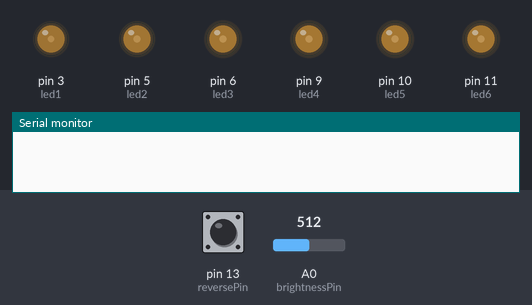
The sketch below on a simulated Arduino Uno, built with avr-gcc and run on an emulated ATmega328P. On the bench: output pins drawn as LEDs (lit = HIGH), the last lines printed to the serial monitor. Dashed ring = blinking. Inputs (shaded band) come from the test bench; at power-on: A0 (brightnessPin) = 512, pin 13 (reversePin) HIGH.

Above: at 1.29 s.
1.3 s: A0 (brightnessPin) set to 0
At 1.6 s:
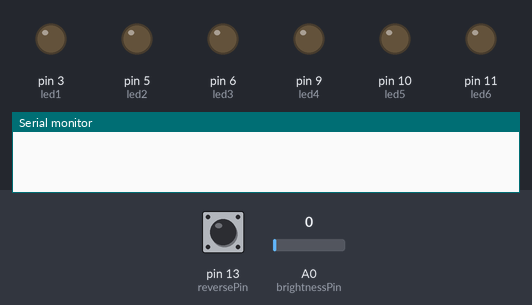
2.8 s: A0 (brightnessPin) set to 14
4.3 s: A0 (brightnessPin) set to 18
At 4.49 s:
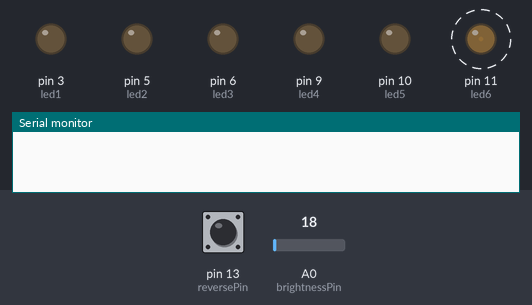
At 5.07 s:
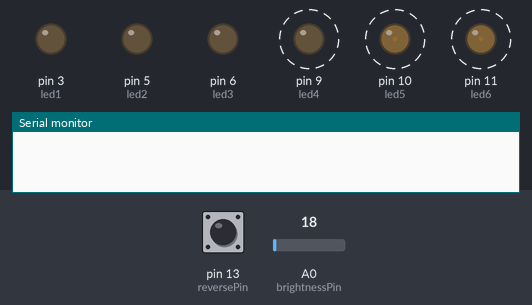
7.3 s: pin 13 (reversePin) pulled LOW for 0.15 s
At 7.75 s:
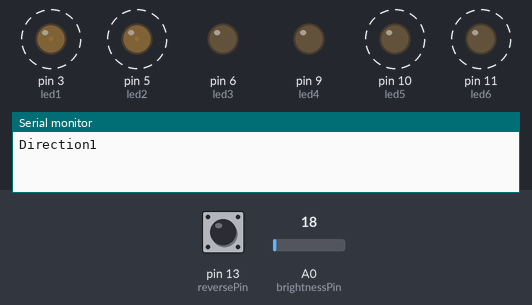
10.3 s: pin 13 (reversePin) pulled LOW for 1 s
13.3 s: pin 13 (reversePin) pulled LOW for 3.2 s
Timing chart, 0 to 67.0 s (numbered marks = the images above; inputs shaded):
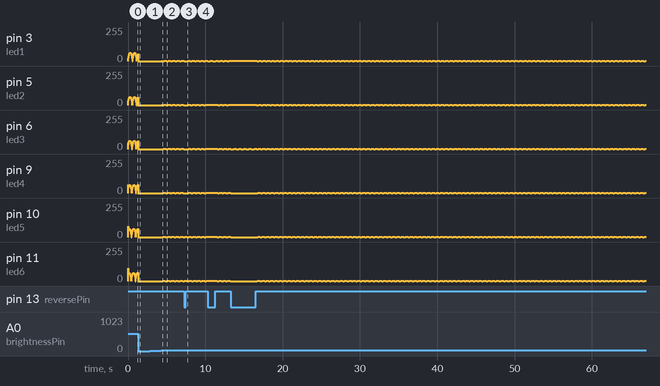

Measured:
- the behaviour switches between 16 and 17 on A0 (brightnessPin) (found by bisection; images 1 and 2)
- after the input at 2.8 s, every drawn part: stays the same
- after the input at 4.3 s, pin 3 (led1), pin 5 (led2): 0/255 → 1/255 at once, then repeats every 0.56 s: 0/255 0.19 s, 1/255 0.37 s

The sketch:

mexican_wave_led_controlled_by_pot_and_button.ino
```cpp
/*
 Fade

 This example shows how to fade an LED on pin 9
 using the analogWrite() function.

 The analogWrite() function uses PWM, so if
 you want to change the pin you're using, be
 sure to use another PWM capable pin. On most
 Arduino, the PWM pins are identified with
 a "~" sign, like ~3, ~5, ~6, ~9, ~10 and ~11.

 */

int led1 = 3;
int led2 = 5;
int led3 = 6;
int led4 = 9;
int led5 = 10;
int led6 = 11;// the PWM pin the LED is attached to
int brightness = 0;    // how bright the LED is
int fadeAmount = 5;    // how many points to fade the LED by
int reversePin = 13;
int brightnessPin = 0;
bool direction = 0;
int angle = 0;
int angleStep = 10;
const int NUM_LED = 6;
int led[NUM_LED];

// the setup routine runs once when you press reset:
void setup() {
  // declare pin 9 to be an output:
  pinMode(led1, OUTPUT);
  pinMode(led2, OUTPUT);
  pinMode(led3, OUTPUT);
  pinMode(led4, OUTPUT);
  pinMode(led5, OUTPUT);
  pinMode(led6, OUTPUT);
  //pinMode(brightnessPin, INPUT);
  pinMode(reversePin, INPUT);
  digitalWrite(reversePin, HIGH);
  brightness = 127;
  Serial.begin(9600);
  for(int i=0;i<NUM_LED;i++) {
    led[i] = i;
  }
}

int getGoodAngle(int angle) {
  if(angle >= 180) {
    angle = angle%180;
  }
  else if (angle <= 0) {
    angle = (angle+180)%180;
  }

  return angle;
}

// the loop routine runs over and over again forever:
void loop() {
  analogWrite(led1, brightness*sin((float)getGoodAngle(angle)*3.14/180));
  analogWrite(led2, brightness*sin((float)getGoodAngle(angle+angleStep)*3.14/180));
  analogWrite(led3, brightness*sin((float)getGoodAngle(angle+2*angleStep)*3.14/180));
  analogWrite(led4, brightness*sin((float)getGoodAngle(angle+3*angleStep)*3.14/180));
  analogWrite(led5, brightness*sin((float)getGoodAngle(angle+4*angleStep)*3.14/180));
  analogWrite(led6, brightness*sin((float)getGoodAngle(angle+5*angleStep)*3.14/180));

  //for(int i = 0; i<NUM_LED; i++) {
  //  analogWrite(led[i], brightness*sin((float)getGoodAngle(angle+i*angleStep)*3.14/180));
  //}
/*
  analogWrite(led1, brightness);
  analogWrite(led2, brightness);
  analogWrite(led3, brightness);
  analogWrite(led4, brightness);
  */
  // change the brightness for next time through the loop:
  brightness = map(analogRead(brightnessPin),0,1023,0,127);
  //Serial.print("brightness");
  //Serial.println(brightness);
  //Serial.println(brightness*sin(getGoodAngle(angle)));
  //Serial.println(sin(getGoodAngle(angle)));

  if(digitalRead(reversePin) == LOW) {
    direction = !direction;
    Serial.print("Direction");
    Serial.println(direction);
    delay(300);
  }


  //Code for the mexican wave

  angle += (-2 * direction * angleStep) + angleStep;
  //Serial.print("increment");
  //Serial.println((-2 * direction * angleStep) + angleStep);
  //Serial.println("Angle");
  //Serial.println(angle);
  angle = getGoodAngle(angle);
  // wait for 30 milliseconds to see the dimming effect
  delay(30);
}
```
